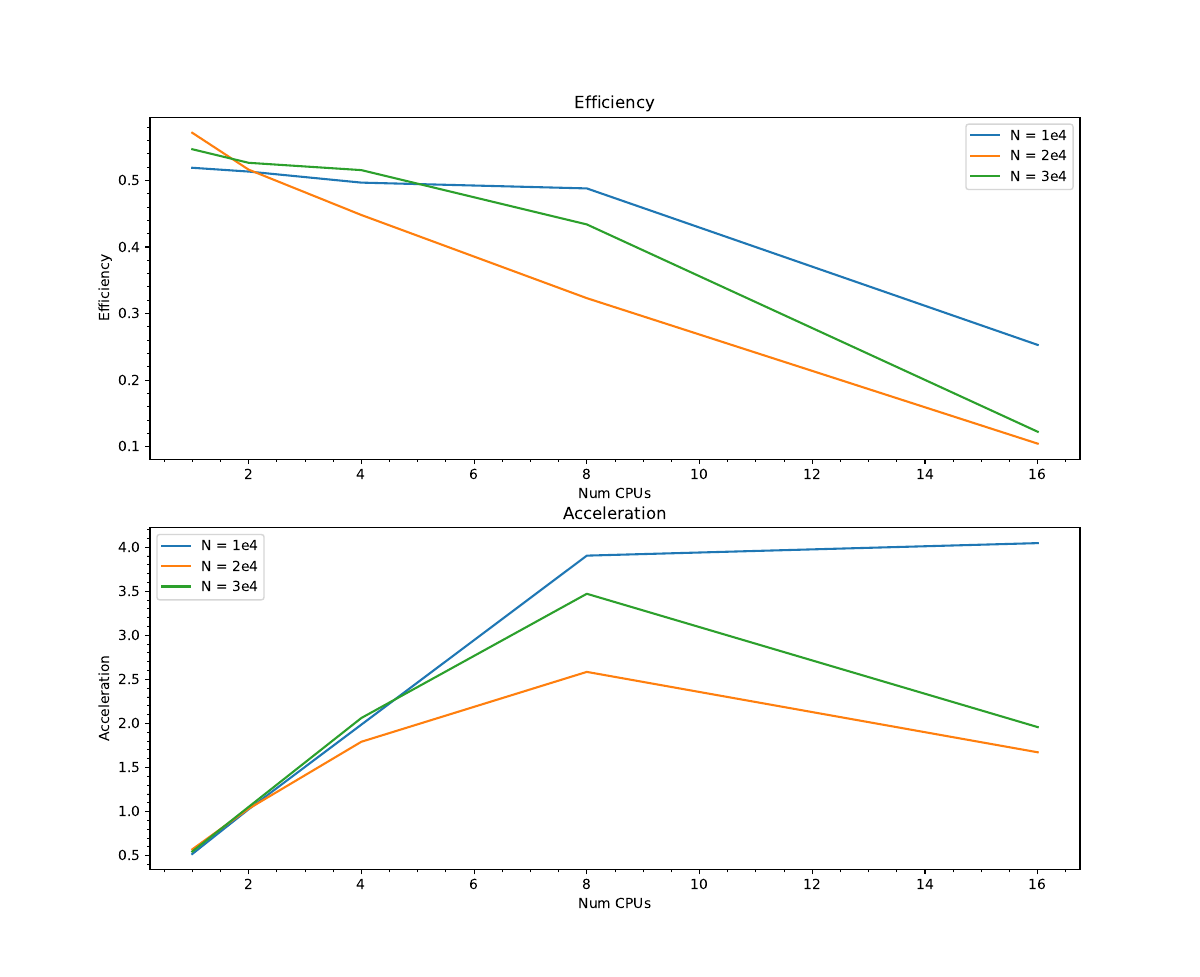

Generate this figure with Python:
import pandas as pd
import math
import os
import matplotlib.pyplot as plt
import numpy as np
from matplotlib.ticker import (MultipleLocator, FormatStrFormatter, AutoMinorLocator)


a = [1,2,4,8,16]

# 10000
t1 = 0.89
ts1 = np.array([1.715, 0.867, 0.448, 0.228, 0.220])
a1 = t1 / ts1
e1 = a1 / a

# 20000
t2 = 3.74
ts2 = np.array([6.544, 3.623, 2.087, 1.447, 2.236])
a2 = t2 / ts2
e2 = a2 / a

# 30000
t3 = 8.75
ts3 = np.array([16.002, 8.311, 4.244, 2.521, 4.468])
a3 = t3 / ts3
e3 = a3 / a

fig, ax = plt.subplots(2, 1, figsize = (12,16))


ax[0].plot(a, e1, '-', label = "N = 1e4")
ax[0].plot(a, e2, '-', label = "N = 2e4")
ax[0].plot(a, e3, '-', label = "N = 3e4")
ax[0].xaxis.set_minor_locator(AutoMinorLocator())
ax[0].yaxis.set_minor_locator(AutoMinorLocator())
ax[0].set_xlabel("Num CPUs")
ax[0].set_ylabel("Efficiency")
ax[0].set_title("Efficiency")
ax[0].legend()

ax[1].plot(a, a1, '-', label = "N = 1e4")
ax[1].plot(a, a2, '-', label = "N = 2e4")
ax[1].plot(a, a3, '-', label = "N = 3e4")
ax[1].xaxis.set_minor_locator(AutoMinorLocator())
ax[1].yaxis.set_minor_locator(AutoMinorLocator())
ax[1].set_xlabel("Num CPUs")
ax[1].set_ylabel("Acceleration")
ax[1].set_title("Acceleration")
ax[1].legend()

plt.show()
fig.savefig('graph.pdf')
